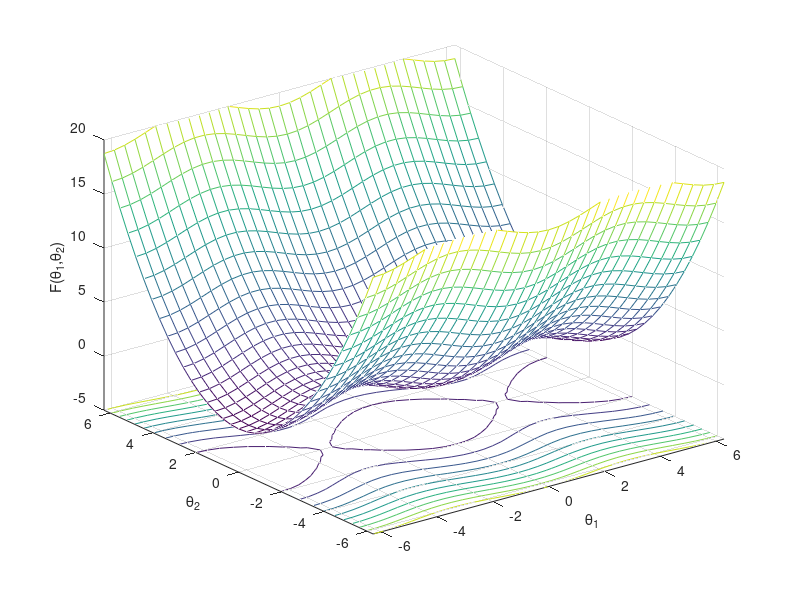

Here is the MATLAB script that generated this plot:
% Planar Pendulum

% theta1 generate linearly spaced vector
theta1 = linspace(-2.0*pi, 2.0*pi, 35);
% theta2 generate linearly spaced vector
theta2 = linspace(-2.0*pi, 2.0*pi, 35);
% 2-D grids
[T1, T2] = meshgrid(theta1, theta2);
% The first integral of motion equation
F = T2.^2/2-cos(T1);
% Contour plot under mesh surface plot
meshc(T1, T2, F)
% Set axis limits and aspect ratios
axis([-2.0*pi, 2.0*pi, -2.0*pi, 2.0*pi, -5, 20])
% \theta_1 Label
xlabel('\theta_1')
% \theta_2 Label
ylabel('\theta_2')
% F(\theta_1,\theta_2) Label
zlabel('F(\theta_1,\theta_2)')